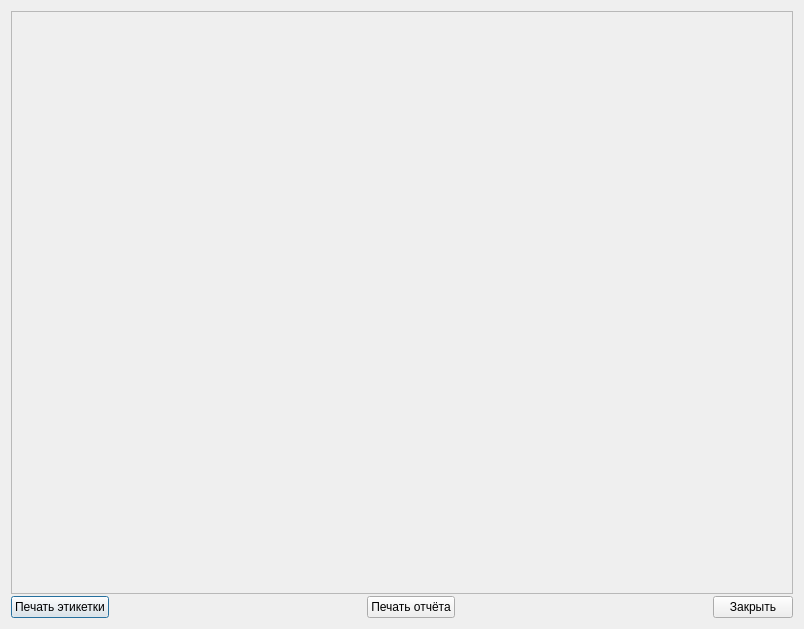
<?xml version="1.0" encoding="UTF-8"?>
<ui version="4.0">
 <class>ReportDialog</class>
 <widget class="QDialog" name="ReportDialog">
  <property name="geometry">
   <rect>
    <x>0</x>
    <y>0</y>
    <width>804</width>
    <height>629</height>
   </rect>
  </property>
  <property name="sizePolicy">
   <sizepolicy hsizetype="MinimumExpanding" vsizetype="MinimumExpanding">
    <horstretch>0</horstretch>
    <verstretch>0</verstretch>
   </sizepolicy>
  </property>
  <property name="windowTitle">
   <string>Отчёт</string>
  </property>
  <layout class="QGridLayout" name="gridLayout">
   <property name="leftMargin">
    <number>11</number>
   </property>
   <property name="topMargin">
    <number>11</number>
   </property>
   <property name="rightMargin">
    <number>11</number>
   </property>
   <property name="bottomMargin">
    <number>11</number>
   </property>
   <property name="spacing">
    <number>2</number>
   </property>
   <item row="0" column="0">
    <widget class="QFrame" name="tableF">
     <property name="sizePolicy">
      <sizepolicy hsizetype="MinimumExpanding" vsizetype="MinimumExpanding">
       <horstretch>0</horstretch>
       <verstretch>0</verstretch>
      </sizepolicy>
     </property>
     <property name="frameShape">
      <enum>QFrame::StyledPanel</enum>
     </property>
     <property name="frameShadow">
      <enum>QFrame::Raised</enum>
     </property>
     <layout class="QGridLayout" name="gridLayout_2">
      <property name="leftMargin">
       <number>0</number>
      </property>
      <property name="topMargin">
       <number>0</number>
      </property>
      <property name="rightMargin">
       <number>0</number>
      </property>
      <property name="bottomMargin">
       <number>0</number>
      </property>
      <property name="spacing">
       <number>0</number>
      </property>
     </layout>
    </widget>
   </item>
   <item row="1" column="0">
    <layout class="QHBoxLayout" name="horizontalLayout">
     <property name="spacing">
      <number>2</number>
     </property>
     <item>
      <widget class="QPushButton" name="printLabelPB">
       <property name="sizePolicy">
        <sizepolicy hsizetype="Minimum" vsizetype="Fixed">
         <horstretch>0</horstretch>
         <verstretch>0</verstretch>
        </sizepolicy>
       </property>
       <property name="text">
        <string>Печать этикетки</string>
       </property>
      </widget>
     </item>
     <item>
      <spacer name="horizontalSpacer_2">
       <property name="orientation">
        <enum>Qt::Horizontal</enum>
       </property>
       <property name="sizeHint" stdset="0">
        <size>
         <width>7</width>
         <height>20</height>
        </size>
       </property>
      </spacer>
     </item>
     <item>
      <widget class="QPushButton" name="printReportPB">
       <property name="sizePolicy">
        <sizepolicy hsizetype="Minimum" vsizetype="Fixed">
         <horstretch>0</horstretch>
         <verstretch>0</verstretch>
        </sizepolicy>
       </property>
       <property name="text">
        <string>Печать отчёта</string>
       </property>
      </widget>
     </item>
     <item>
      <spacer name="horizontalSpacer">
       <property name="orientation">
        <enum>Qt::Horizontal</enum>
       </property>
       <property name="sizeHint" stdset="0">
        <size>
         <width>7</width>
         <height>20</height>
        </size>
       </property>
      </spacer>
     </item>
     <item>
      <widget class="QPushButton" name="closePB">
       <property name="sizePolicy">
        <sizepolicy hsizetype="Minimum" vsizetype="Fixed">
         <horstretch>0</horstretch>
         <verstretch>0</verstretch>
        </sizepolicy>
       </property>
       <property name="text">
        <string>Закрыть</string>
       </property>
      </widget>
     </item>
    </layout>
   </item>
  </layout>
 </widget>
 <resources/>
 <connections/>
</ui>
